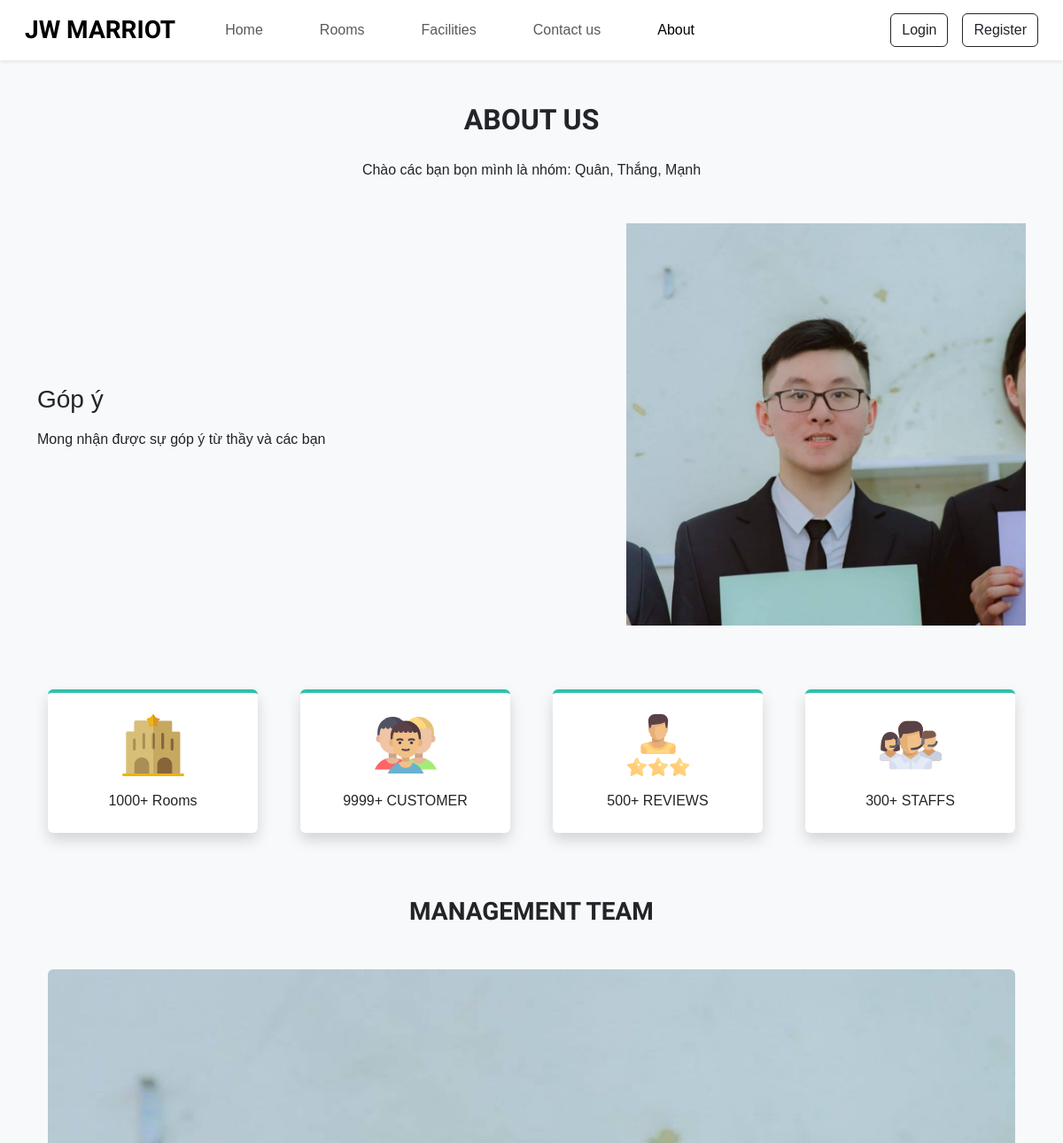
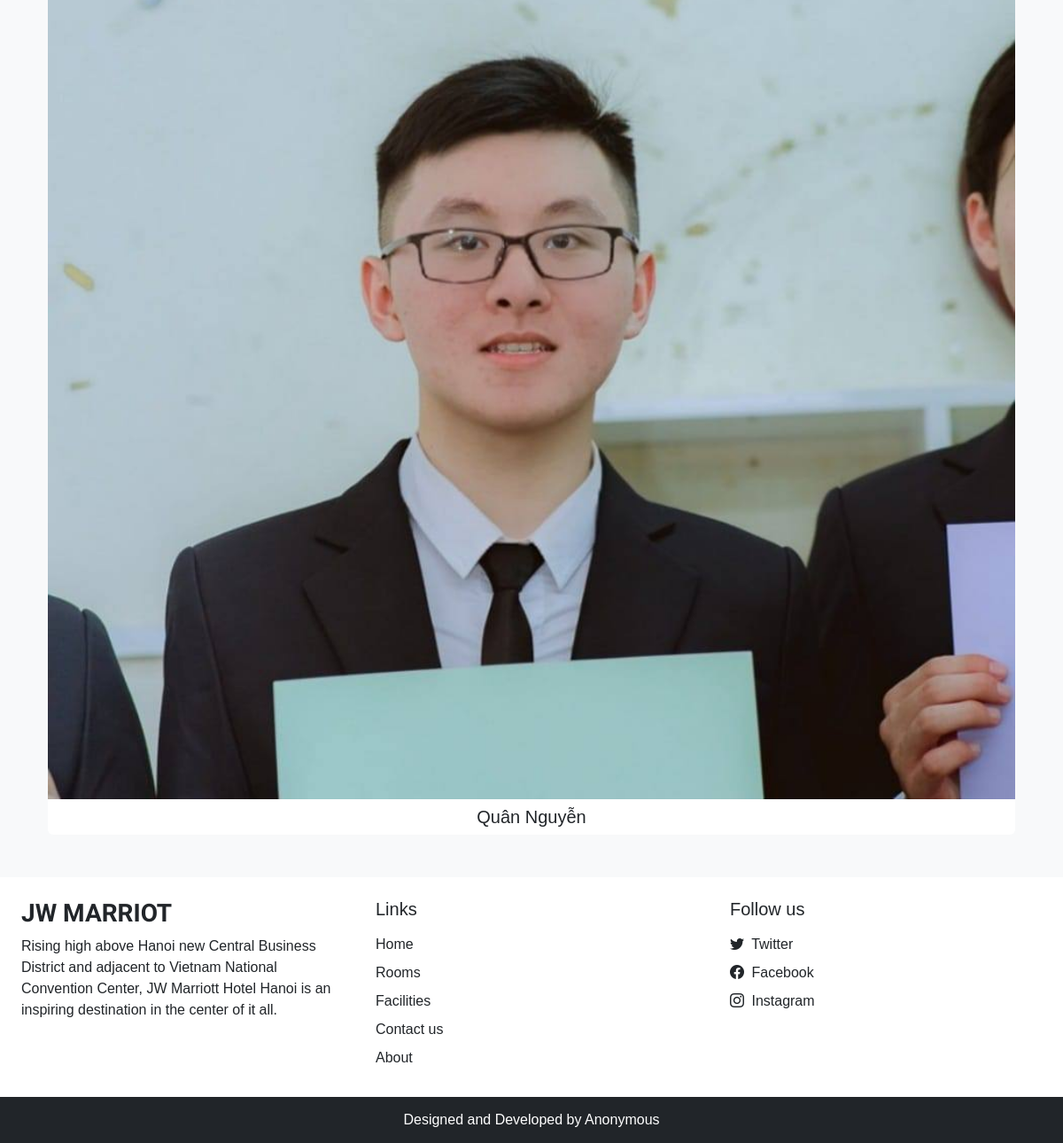
Page /about.php on the committed database (2 pictures, top to bottom).
### tables this page shows
CREATE TABLE `settings` (
  `sr_no` int(11) NOT NULL,
  `site_title` varchar(50) NOT NULL,
  `site_about` varchar(250) NOT NULL,
  `shutdown` tinyint(1) NOT NULL
);

CREATE TABLE `team_details` (
  `sr_no` int(11) NOT NULL,
  `name` varchar(50) NOT NULL,
  `picture` varchar(150) NOT NULL
);

### admin/inc/db_config.php (called while the page is built, shortened)
<?php
  function select($sql, $values, $datatypes) {
    $conn = $GLOBALS['conn'];
    if ($stmt = mysqli_prepare($conn,$sql)) {
      mysqli_stmt_bind_param($stmt, $datatypes,...$values);
      if (mysqli_stmt_execute($stmt)) {
        $res = mysqli_stmt_get_result($stmt);
        return $res;
      } else {
        mysqli_stmt_close($stmt);
        die("Query cannot be executed - Select");
      }
    } else {
      die("Query cannot be executed - select");
    }
  }
  function selectAll($table) {
    $conn = $GLOBALS['conn'];
    $res = mysqli_query($conn, "SELECT * FROM $table");
    return $res;
  }
?>

### about.php (the view, shortened to what this page needs)
<!doctype html>
<html lang="en">
  <head>
    <?php include('inc/links.php'); ?>
    <link rel="stylesheet" href="https://cdn.jsdelivr.net/npm/swiper@10/swiper-bundle.min.css"/>
  </head>
  <body class="bg-light">
  <?php require('inc/header.php'); ?>
  <div class="my-5 px-4">
    <h2 class="fw-bold h-font text-center">ABOUT US</h2>
    <div class="h-line"></div>
    <p class="text-center mt-3">
      Chào các bạn bọn mình là nhóm: Quân, Thắng, Mạnh
    </p>
  </div>
  <div class="container">
    <div class="row justify-content-between align-items-center">
      <div class="col-lg-6  col-md-5 mb-4 order-lg-1 order-2">
        <h3 class="mb-3">Góp ý</h3>
        <p>
          Mong nhận được sự góp ý từ thầy và các bạn
        </p>
      </div>
      <div class="col-lg-5 col-md-5 mb-4 order-lg-2 order-1">
        <img src="images/about/IMG_38323.png" class="w-100">
      </div>
    </div>
  </div>
  <div class="container mt-5">
    <div class="row">
      <div class="col-lg-3 col-md-6 mb-4 px-4">
        <div class="bg-white rounded shadow p-4 border-top border-4 text-center box">
          <img src="images/about/hotel.svg" width="70px">
          <h4 class="mt-3"></h4>1000+ Rooms</h4>
        </div>
      </div>
      <div class="col-lg-3 col-md-6 mb-4 px-4">
        <div class="bg-white rounded shadow p-4 border-top border-4 text-center box">
          <img src="images/about/customers.svg" width="70px">
          <h4 class="mt-3"></h4>9999+ CUSTOMER</h4>
        </div>
      </div>
      <div class="col-lg-3 col-md-6 mb-4 px-4">
        <div class="bg-white rounded shadow p-4 border-top border-4 text-center box">
          <img src="images/about/rating.svg" width="70px">
          <h4 class="mt-3"></h4>500+ REVIEWS</h4>
        </div>
      </div>
      <div class="col-lg-3 col-md-6 mb-4 px-4">
        <div class="bg-white rounded shadow p-4 border-top border-4 text-center box">
          <img src="images/about/staff.svg" width="70px">
          <h4 class="mt-3"></h4>300+ STAFFS</h4>
        </div>
      </div>
    </div>
  </div>
  <h3 class="my-5 fw-bold h-font text-center">MANAGEMENT TEAM</h3>
  <div class="container px-4">
    <div class="swiper mySwiper">
      <div class="swiper-wrapper mb-5">
        <?php
            $about_r = selectAll('team_details');
            $path = ABOUT_IMG_PATH;
            while($row = mysqli_fetch_assoc($about_r))
            {
              echo<<<data
              <div class="swiper-slide bg-white text-center overflow-hidden rounded">
                <img src="$path$row[picture]" class="w-100">
                <h5 class="mt-2">$row[name]</h5>
              </div>
              data;
            }
        ?>
      </div>
    </div>
  </div>
  <?php include('inc/footer.php'); ?>
  </body>
</html>

### inc/links.php (shortened to what this page needs)
<link href="https://cdn.jsdelivr.net/npm/bootstrap@5.3.2/dist/css/bootstrap.min.css" rel="stylesheet">
<link rel="stylesheet" href="https://cdn.jsdelivr.net/npm/bootstrap-icons@1.11.1/font/bootstrap-icons.css">
<link rel="stylesheet" href="css/common.css">
<?php
  require('admin/inc/db_config.php');
  $contact_q = "SELECT * FROM `contact_details` WHERE `sr_no`=?";
  $settings_q = "SELECT * FROM `settings` WHERE `sr_no`=?";
  $values = [1];
  $contact_r = mysqli_fetch_assoc(select($contact_q, $values, 'i'));
  $settings_r = mysqli_fetch_assoc(select($settings_q, $values, 'i'));
?>

### inc/header.php (shortened to what this page needs)
<nav id = "nav_bar" class="navbar navbar-expand-lg navbar-light bg-white px-lg-3 py-lg-2 shadow-sm sticky-top">
  <div class="container-fluid">
    <a class="navbar-brand h-font me-5 fw-bold fs-3" href="index.php"><?php echo $settings_r['site_title'] ?></a>
    <div class="collapse navbar-collapse" id="navbarSupportedContent">
      <ul class="navbar-nav me-auto mb-2 mb-lg-0">
        <li class="nav-item">
          <a class="nav-link me-5" href="index.php">Home</a>
        </li>
        <li class="nav-item">
          <a class="nav-link me-5" href="rooms.php">Rooms</a>
        </li>
        <li class="nav-item">
          <a class="nav-link me-5" href="facilities.php">Facilities</a>
        </li>
        <li class="nav-item">
          <a class="nav-link me-5" href="contact.php">Contact us</a>
        </li>
        <li class="nav-item">
          <a class="nav-link" href="about.php">About</a>
        </li>
      </ul>
      <form class="d-flex" role="search">
        <?php
           if(isset($_SESSION['login']) && $_SESSION['login'] == true)
           {
              $path = USERS_IMG_PATH;
              echo<<< data
                <div class="btn-group">
                  <button type="button" class="btn btn-outline-dark shadow-none dropdown-toggle" data-bs-toggle="dropdown" aria-expanded="false">
                  <img src="{$path}{$_SESSION['uPic']}" style="width: 25px; height: 25px;" class="me-1">
                  {$_SESSION['uName']}
                  </button>
                  <ul class="dropdown-menu dropdown-menu-lg-end">
                      <li><a class="dropdown-item" href="profile.php">Profile</a></li>
                      <li><a class="dropdown-item" href="bookings.php">Bookings</a></li>
                      <li><a class="dropdown-item" href="logout.php">Logout</a></li>
                  </ul>
              </div>
            data;
           }else {
            echo <<< data
              <button type="button" class="btn btn-outline-dark shadow-none me-3" data-bs-toggle="modal" data-bs-target="#loginModal">
                Login
              </button>
              <button type="button" class="btn btn-outline-dark shadow-none" data-bs-toggle="modal" data-bs-target="#registerModal">
                Register
              </button>
            data;
           }
        ?>
      </form>
    </div>
  </div>
</nav>

### inc/footer.php (shortened to what this page needs)
<div class="container-fluid bg-white mt-5">
  <div class="row">
    <div class="col-lg-4 p-4">
      <h3 class="h-font fw-bold fs-3 mb-2"><?php echo $settings_r['site_title'] ?></h3>
      <p>
        <?php echo $settings_r['site_about'] ?>
      </p>
    </div>
    <div class="col-lg-4 p-4">
      <h5 class="mb-3">Links</h5>
      <a href="index.php" class="d-inline-block mb-2 text-dark text-decoration-none">Home</a> <br>
      <a href="rooms.php" class="d-inline-block mb-2 text-dark text-decoration-none">Rooms</a> <br>
      <a href="facilities.php" class="d-inline-block mb-2 text-dark text-decoration-none">Facilities</a><br>
      <a href="contact.php" class="d-inline-block mb-2 text-dark text-decoration-none">Contact us</a><br>
      <a href="about.php" class="d-inline-block mb-2 text-dark text-decoration-none">About</a>
    </div><div class="col-lg-4 p-4">
      <h5 class="mb-3">Follow us</h5>
      <?php
        if($contact_r['tw'] != ''){
          echo<<<data
          <a href="$contact_r[tw]" class="d-inline-block text-dark text-decoration-none mb-2">
            <i class="bi bi-twitter me-1"></i> Twitter
          </a><br>
          data;
        }
      ?>
      <a href="<?php echo $contact_r['fb'] ?>" class="d-inline-block text-dark text-decoration-none mb-2">
          <i class="bi bi-facebook me-1"></i> Facebook
      </a><br>
      <a href="<?php echo $contact_r['insta'] ?>" class="d-inline-block text-dark text-decoration-none">
          <i class="bi bi-instagram me-1"></i> Instagram
      </a>
    </div>
  </div>
</div>
<h6 class="text-center bg-dark text-white p-3 m-0">Designed and Developed by Anonymous</h6>

### css/common.css (style rules this page uses)
:root { --teal: #2ec1ac; --teal_hover: #279e8c; }
* { font-family: 'Nunito', sans-serif; }
.h-font { font-family: 'Merienda', cursive; }
.h-line { width: 150px; margin: 0 auto; height: 1.7px; }

### about.php (style rules this page uses)
.box { border-top-color: var(--teal) !important; }

### rows in the picture
settings: site_title "JW MARRIOT", site_about "Rising high above Hanoi new Central Business District and adjacent to Vietnam National Convention Center, JW Marriott Hotel Hanoi is an inspiring destination in the center of it all."
team_details: picture (picture), name "Quân Nguyễn"
